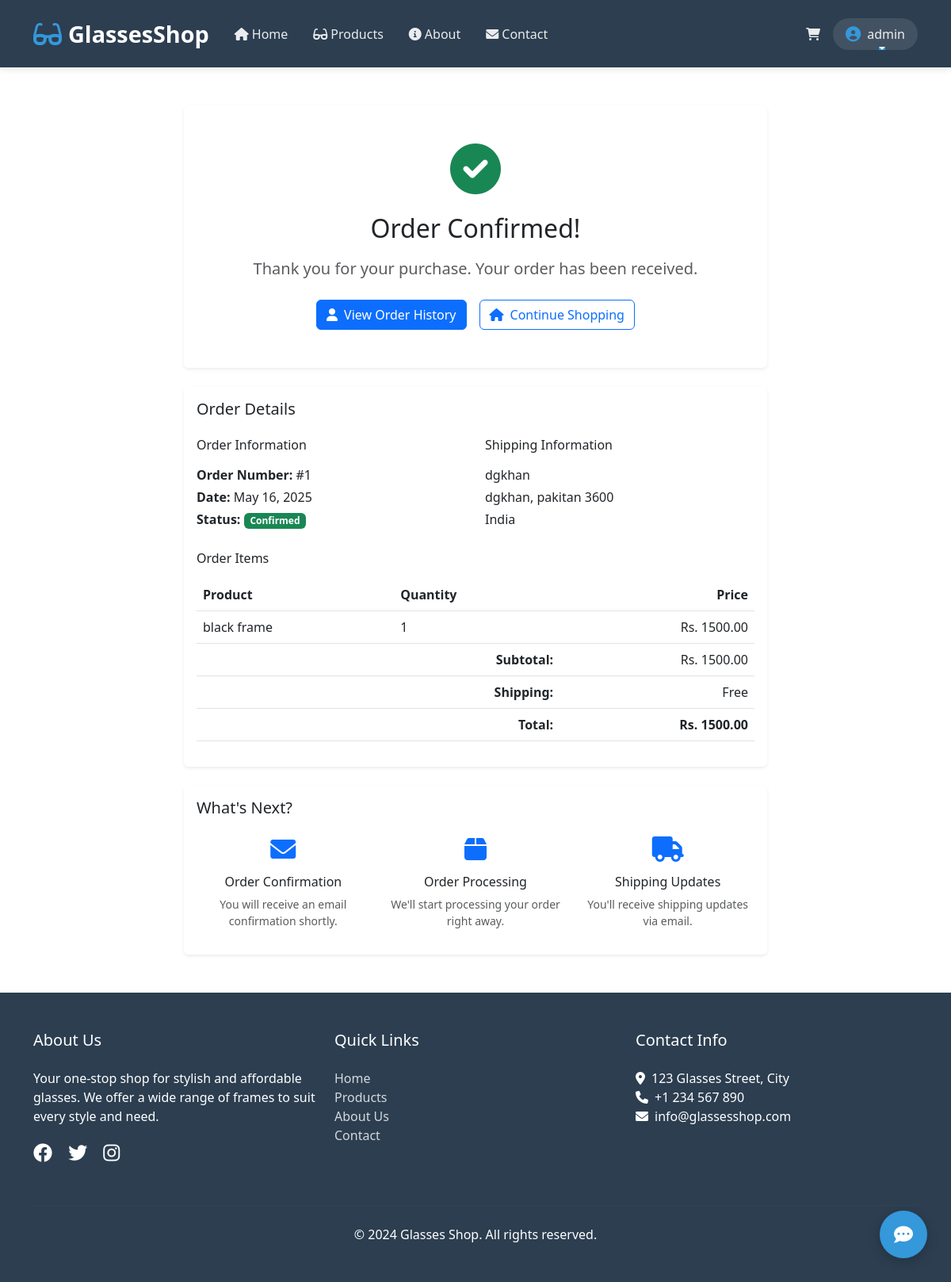
/order-confirmation/1/ (signed in), run on the app's committed database.
### glassesapp/models.py (models this page shows, shortened)
class Order(models.Model):
    STATUS_CHOICES = [
        ('pending', 'Pending'),
        ('processing', 'Processing'),
        ('shipped', 'Shipped'),
        ('delivered', 'Delivered'),
        ('cancelled', 'Cancelled'),
    ]
    user = models.ForeignKey(User, on_delete=models.CASCADE, related_name='orders')
    first_name = models.CharField(max_length=100)
    last_name = models.CharField(max_length=100)
    email = models.EmailField()
    phone = models.CharField(max_length=20)
    shipping_address = models.CharField(max_length=255)
    shipping_city = models.CharField(max_length=100)
    shipping_state = models.CharField(max_length=100)
    shipping_zip = models.CharField(max_length=20)
    shipping_country = models.CharField(max_length=100)
    total_price = models.DecimalField(max_digits=10, decimal_places=2)
    status = models.CharField(max_length=20, choices=STATUS_CHOICES, default='pending')
    created_at = models.DateTimeField(auto_now_add=True)
    updated_at = models.DateTimeField(auto_now=True)

class OrderItem(models.Model):
    order = models.ForeignKey(Order, on_delete=models.CASCADE, related_name='items')
    product = models.ForeignKey(Product, on_delete=models.CASCADE)
    quantity = models.PositiveIntegerField()
    price = models.DecimalField(max_digits=10, decimal_places=2)
    created_at = models.DateTimeField(auto_now_add=True)
    @property
    def total_price(self):
        return self.quantity * self.price

class Product(models.Model):
    name = models.CharField(max_length=200)
    slug = models.SlugField(unique=True, blank=True)
    category = models.ForeignKey(Category, on_delete=models.CASCADE, related_name='products')
    description = models.TextField()
    price = models.DecimalField(max_digits=10, decimal_places=2)  # Price in Rs
    stock = models.PositiveIntegerField(default=0)
    is_available = models.BooleanField(default=True)
    created_at = models.DateTimeField(auto_now_add=True)
    updated_at = models.DateTimeField(auto_now=True)

### glassesapp/views.py (the view)
# urls.py: path('order-confirmation/<int:order_id>/', views.order_confirmation, name='order_confirmation'),
@login_required
def order_confirmation(request, order_id):
    order = get_object_or_404(Order, id=order_id, user=request.user)
    return render(request, 'glassesapp/order_confirmation.html', {
        'order': order
    })

### glassesapp/templates/glassesapp/order_confirmation.html (shortened to what this page needs)
{% extends 'glassesapp/base.html' %}
{% block content %}
<section class="py-5">
    <div class="container">
        <div class="row justify-content-center">
            <div class="col-lg-8">
                <div class="card border-0 shadow-sm text-center mb-4">
                    <div class="card-body py-5">
                        <i class="fas fa-check-circle text-success fa-4x mb-4"></i>
                        <h1 class="h2 mb-3">Order Confirmed!</h1>
                        <p class="lead text-muted mb-4">Thank you for your purchase. Your order has been received.</p>
                        <div class="d-flex justify-content-center gap-3">
                            <a href="{% url 'profile' %}" class="btn btn-primary">
                                <i class="fas fa-user me-2"></i>View Order History
                            </a>
                            <a href="{% url 'home' %}" class="btn btn-outline-primary">
                                <i class="fas fa-home me-2"></i>Continue Shopping
                            </a>
                        </div>
                    </div>
                </div>
                <div class="card border-0 shadow-sm mb-4">
                    <div class="card-body">
                        <h5 class="card-title mb-4">Order Details</h5>
                        <div class="row mb-4">
                            <div class="col-md-6">
                                <h6 class="mb-3">Order Information</h6>
                                <p class="mb-1"><strong>Order Number:</strong> #{{ order.id }}</p>
                                <p class="mb-1"><strong>Date:</strong> {{ order.created_at|date:"F d, Y" }}</p>
                                <p class="mb-1"><strong>Status:</strong> <span class="badge bg-success">Confirmed</span></p>
                            </div>
                            <div class="col-md-6">
                                <h6 class="mb-3">Shipping Information</h6>
                                <p class="mb-1">{{ order.shipping_address }}</p>
                                <p class="mb-1">{{ order.shipping_city }}, {{ order.shipping_state }} {{ order.shipping_zip }}</p>
                                <p class="mb-1">{{ order.shipping_country }}</p>
                            </div>
                        </div>
                        <h6 class="mb-3">Order Items</h6>
                        <div class="table-responsive">
                            <table class="table">
                                <thead>
                                    <tr>
                                        <th>Product</th>
                                        <th>Quantity</th>
                                        <th class="text-end">Price</th>
                                    </tr>
                                </thead>
                                <tbody>
                                    {% for item in order.items.all %}
                                    <tr>
                                        <td>{{ item.product.name }}</td>
                                        <td>{{ item.quantity }}</td>
                                        <td class="text-end">Rs. {{ item.total_price }}</td>
                                    </tr>
                                    {% endfor %}
                                </tbody>
                                <tfoot>
                                    <tr>
                                        <td colspan="2" class="text-end"><strong>Subtotal:</strong></td>
                                        <td class="text-end">Rs. {{ order.total_price }}</td>
                                    </tr>
                                    <tr>
                                        <td colspan="2" class="text-end"><strong>Shipping:</strong></td>
                                        <td class="text-end">Free</td>
                                    </tr>
                                    <tr>
                                        <td colspan="2" class="text-end"><strong>Total:</strong></td>
                                        <td class="text-end"><strong>Rs. {{ order.total_price }}</strong></td>
                                    </tr>
                                </tfoot>
                            </table>
                        </div>
                    </div>
                </div>
                <div class="card border-0 shadow-sm">
                    <div class="card-body">
                        <h5 class="card-title mb-4">What's Next?</h5>
                        <div class="row g-4">
                            <div class="col-md-4">
                                <div class="text-center">
                                    <i class="fas fa-envelope text-primary fa-2x mb-3"></i>
                                    <h6>Order Confirmation</h6>
                                    <p class="small text-muted">You will receive an email confirmation shortly.</p>
                                </div>
                            </div>
                            <div class="col-md-4">
                                <div class="text-center">
                                    <i class="fas fa-box text-primary fa-2x mb-3"></i>
                                    <h6>Order Processing</h6>
                                    <p class="small text-muted">We'll start processing your order right away.</p>
                                </div>
                            </div>
                            <div class="col-md-4">
                                <div class="text-center">
                                    <i class="fas fa-truck text-primary fa-2x mb-3"></i>
                                    <h6>Shipping Updates</h6>
                                    <p class="small text-muted">You'll receive shipping updates via email.</p>
                                </div>
                            </div>
                        </div>
                    </div>
                </div>
            </div>
        </div>
    </div>
</section>
{% endblock %}

### glassesapp/templates/glassesapp/base.html (shortened to what this page needs)
{% load static %}
<!DOCTYPE html>
<html lang="en">
<head>
    <link href="https://cdn.jsdelivr.net/npm/bootstrap@5.3.0/dist/css/bootstrap.min.css" rel="stylesheet">
    <link href="https://cdnjs.cloudflare.com/ajax/libs/font-awesome/6.0.0/css/all.min.css" rel="stylesheet">
    <link href="https://cdnjs.cloudflare.com/ajax/libs/animate.css/4.1.1/animate.min.css" rel="stylesheet">
</head>
<body>
    <nav class="navbar navbar-expand-lg navbar-dark">
        <div class="container">
            <a class="navbar-brand" href="{% url 'home' %}">
                <i class="fas fa-glasses"></i>
                <span>Glasses<span class="text-accent">Shop</span></span>
            </a>
            <div class="collapse navbar-collapse" id="navbarNav">
                <ul class="navbar-nav me-auto">
                    <li class="nav-item">
                        <a class="nav-link" href="{% url 'home' %}">
                            <i class="fas fa-home me-1"></i>Home
                        </a>
                    </li>
                    <li class="nav-item">
                        <a class="nav-link" href="{% url 'product_list' %}">
                            <i class="fas fa-glasses me-1"></i>Products
                        </a>
                    </li>
                    <li class="nav-item">
                        <a class="nav-link" href="{% url 'about' %}">
                            <i class="fas fa-info-circle me-1"></i>About
                        </a>
                    </li>
                    <li class="nav-item">
                        <a class="nav-link" href="{% url 'contact' %}">
                            <i class="fas fa-envelope me-1"></i>Contact
                        </a>
                    </li>
                </ul>
                <ul class="navbar-nav">
                    {% if user.is_authenticated %}
                    <li class="nav-item">
                        <a class="nav-link cart-icon" href="{% url 'cart' %}">
                            <i class="fas fa-shopping-cart"></i>
                        </a>
                    </li>
                    <li class="nav-item dropdown user-dropdown">
                        <a class="nav-link dropdown-toggle" href="#" id="userDropdown" role="button" data-bs-toggle="dropdown">
                            <i class="fas fa-user-circle"></i>
                            <span>{{ user.username }}</span>
                        </a>
                    </li>
                    {% endif %}
                </ul>
            </div>
        </div>
    </nav>
    <main>
        {% block content %}{% endblock %}
    </main>
    <footer class="footer">
        <div class="container">
            <div class="row">
                <div class="col-md-4 mb-4">
                    <h5>About Us</h5>
                    <p>Your one-stop shop for stylish and affordable glasses. We offer a wide range of frames to suit every style and need.</p>
                    <div class="mt-3">
                        <a href="#" class="social-link"><i class="fab fa-facebook"></i></a>
                        <a href="#" class="social-link"><i class="fab fa-twitter"></i></a>
                        <a href="#" class="social-link"><i class="fab fa-instagram"></i></a>
                    </div>
                </div>
                <div class="col-md-4 mb-4">
                    <h5>Quick Links</h5>
                    <ul class="list-unstyled">
                        <li><a href="{% url 'home' %}" class="footer-link">Home</a></li>
                        <li><a href="{% url 'product_list' %}" class="footer-link">Products</a></li>
                        <li><a href="{% url 'about' %}" class="footer-link">About Us</a></li>
                        <li><a href="{% url 'contact' %}" class="footer-link">Contact</a></li>
                    </ul>
                </div>
                <div class="col-md-4 mb-4">
                    <h5>Contact Info</h5>
                    <ul class="list-unstyled">
                        <li><i class="fas fa-map-marker-alt me-2"></i>123 Glasses Street, City</li>
                        <li><i class="fas fa-phone me-2"></i>+1 234 567 890</li>
                        <li><i class="fas fa-envelope me-2"></i>info@glassesshop.com</li>
                    </ul>
                </div>
            </div>
            <hr class="mt-4 mb-4" style="border-color: rgba(255,255,255,0.1);">
            <div class="text-center">
                <p class="mb-0">&copy; 2024 Glasses Shop. All rights reserved.</p>
            </div>
        </div>
    </footer>
    <div class="chatbot-container">
        <button class="chat-toggle-btn" id="chatToggleBtn">
            <i class="fas fa-comment-dots"></i>
        </button>
    </div>
</body>
</html>

### glassesapp/templates/glassesapp/base.html (style rules this page uses)
:root { --primary-color: #2c3e50; --secondary-color: #e74c3c; --accent-color: #3498db; }
body { font-family: 'Segoe UI', Tahoma, Geneva, Verdana, sans-serif; min-height: 100vh; display: flex; flex-direction: column; }
.navbar { background-color: var(--primary-color); padding: 1rem 0; box-shadow: 0 2px 10px rgba(0,0,0,0.1); }
.navbar-brand { font-size: 1.8rem; font-weight: 700; color: white !important; display: flex; align-items: center; gap: 0.5rem; transition: transform 0.3s ease; }
.navbar-brand i { font-size: 2rem; color: var(--accent-color); }
.nav-link { color: rgba(255,255,255,0.9) !important; font-weight: 500; padding: 0.5rem 1rem !important; position: relative; transition: all 0.3s ease; }
.nav-link::after { content: ''; position: absolute; width: 0; height: 2px; bottom: 0; left: 50%; background-color: var(--accent-color); transition: all 0.3s ease; }
.cart-icon { position: relative; padding: 0.5rem; transition: transform 0.3s ease; }
.user-dropdown .dropdown-toggle { display: flex; align-items: center; gap: 0.5rem; padding: 0.5rem 1rem; border-radius: 50px; background-color: rgba(255,255,255,0.1); transition: all 0.3s ease; }
.user-dropdown .dropdown-toggle i { font-size: 1.2rem; color: var(--accent-color); }
.footer { background-color: var(--primary-color); color: white; padding: 3rem 0; margin-top: auto; }
.footer h5 { color: white; margin-bottom: 1.5rem; }
.footer-link { color: rgba(255,255,255,0.8); text-decoration: none; transition: color 0.3s ease; }
.social-link { color: white; font-size: 1.5rem; margin-right: 1rem; transition: color 0.3s ease; }
.chatbot-container { position: fixed; bottom: 30px; right: 30px; z-index: 1000; display: flex; flex-direction: column; align-items: flex-end; }
.chat-toggle-btn { width: 60px; height: 60px; border-radius: 50%; background-color: var(--accent-color); color: white; display: flex; justify-content: center; align-items: center; cursor: pointer; box-shadow: 0 4px 15px rgba(0, 0, 0, 0.2); transition: all 0.3s ease; border: none; }
.chat-toggle-btn i { font-size: 24px; }

### data on the page
Order: id "1", created_at "May 16, 2025", shipping_address "dgkhan", shipping_city "dgkhan", shipping_state "pakitan", shipping_zip "3600", shipping_country "India", total_price "1500.00"
OrderItem: product.name "black frame", quantity "1", total_price "1500.00"

### other printed values
{{ user.username }} "admin"
